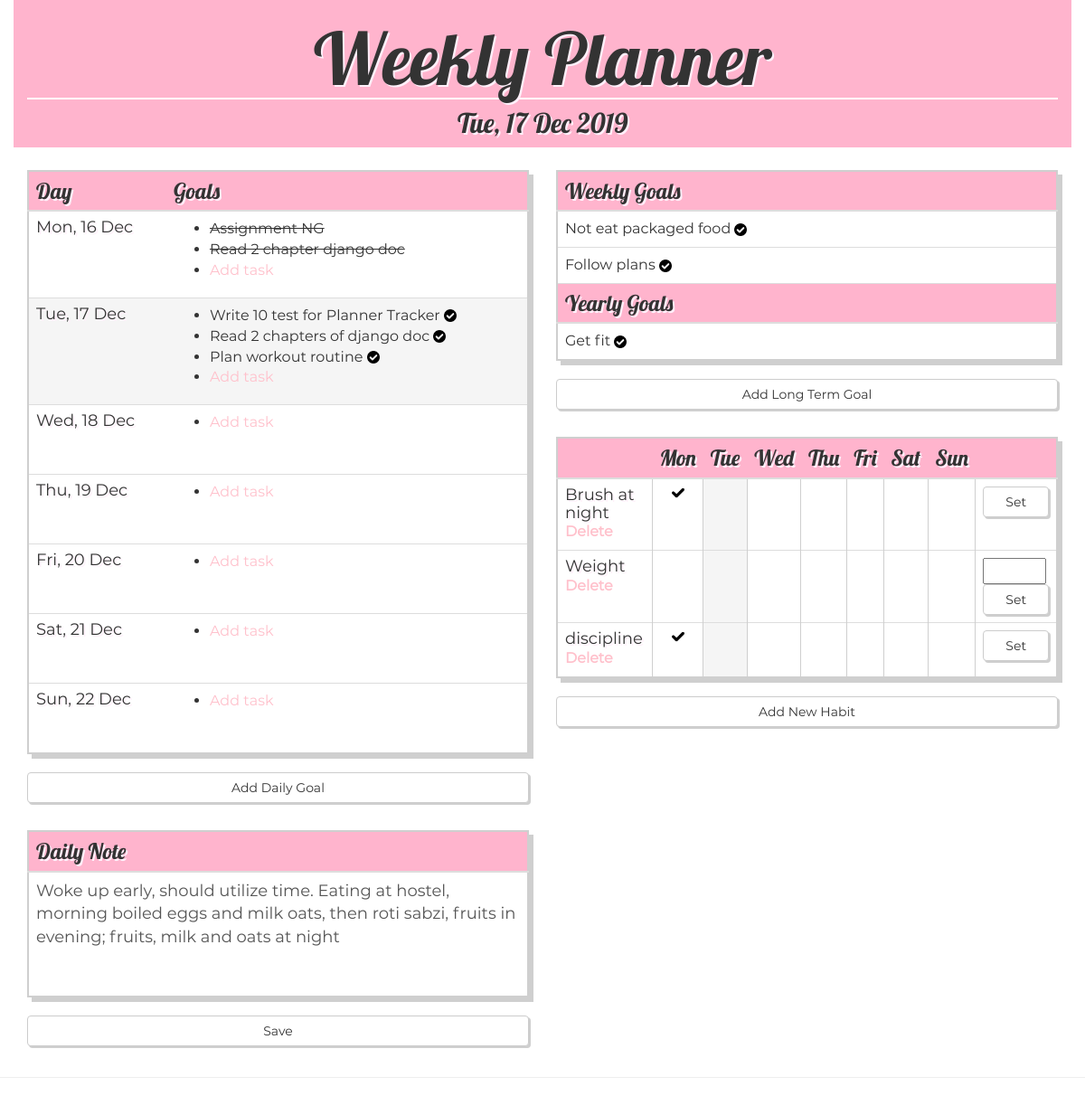
Before: / with the older database file.
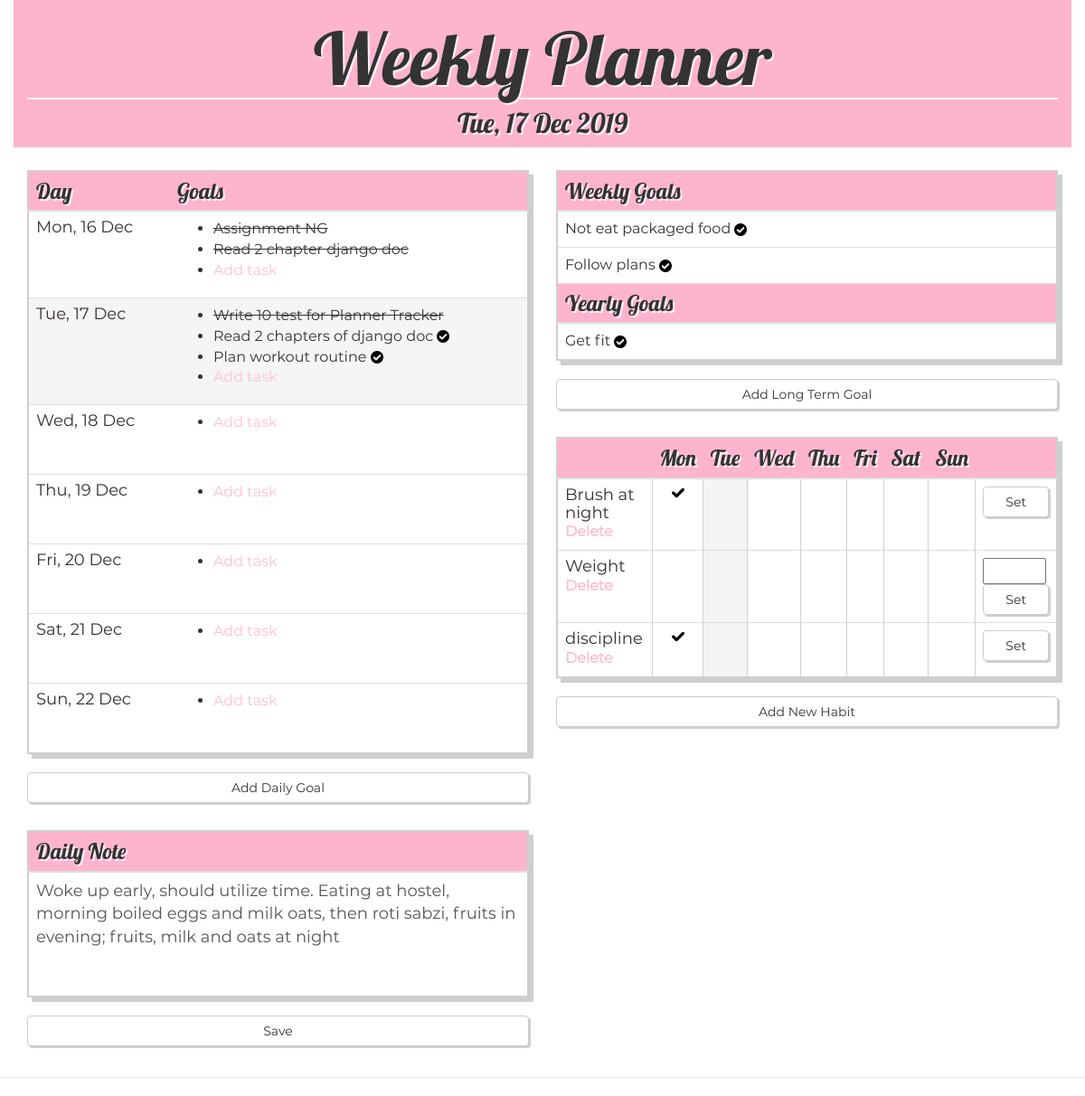
After: the same page with the newer database file.
### goals/models.py (models this page shows, shortened)
class DailyGoals(models.Model):
    entryDate = models.DateField(default=timezone.now())
    title = models.CharField(max_length=150)
    isComplete = models.BooleanField(default=False, null=False)

class DailyNote(models.Model):
    entryDate = models.DateField(default=timezone.now(), unique=True)
    content = models.TextField()

class MainGoals(models.Model):
    creationDate = models.DateField(default=timezone.now())
    isLongTerm = models.BooleanField(default=False)
    title = models.CharField(max_length=150)
    isComplete = models.BooleanField(default=False, null=False)
    completeDate = models.DateField(blank=True, null=True)

### habits/models.py (models this page shows, shortened)
class Habit(models.Model):
    title = models.CharField(max_length=150)
    habitIsDecimal = models.BooleanField(null=False)
    creationDate = models.DateField(default=now)
    endDate = models.DateField(blank=True, null=True)

class HabitEntryBool(models.Model):
    habit = models.ForeignKey(
        Habit,
        on_delete = models.CASCADE
    )
    entryDate = models.DateField(blank=False, null=False, default=now)

### displayer/views.py (the view)
# urls.py: path('', homeView, name='home'),
def homeView(request):
    entryData, last7Days, last7Dates = getHabitData()
    todaysNote = getDailyNote()
    listMainGoalst1, listMainGoalst2 = getMainGoals()
    dailyGoalData = []
    weekStart = 0
    while (datetime.now()+timedelta(days=weekStart)).isoweekday()!=1:
        weekStart -=1
    for day in [datetime.now()+timedelta(days=x) for x in range(weekStart,weekStart+7)]:
        goals = DailyGoals.objects.filter(entryDate=day)
        dailyGoalData.append((format(day, "D, d M"), goals))
    today = datetime.now()
    today = format(today, "D, d M Y")
    todaysDay = datetime.now().isoweekday()
    context = {
        'today': today,
        'todaysDay': todaysDay,
        'entryData': entryData,
        'last7Dates': last7Dates,
        'last7Days': last7Days,
        'todaysNote': todaysNote,
        'listMainGoalst1': listMainGoalst1,
        'listMainGoalst2': listMainGoalst2,
        'dailyGoalData': dailyGoalData,
    }
    return render(request, 'home.html', context)

### displayer/goalHelper.py (called while the page is built)
def getDailyNote():
    try:
        todaysNote = DailyNote.objects.get(entryDate=datetime.now())
    except Exception as e:
        todaysNote = DailyNote(content="")
    return todaysNote

def getMainGoals():
    listMainGoalst1 = MainGoals.objects.filter(isComplete = False, isLongTerm=True)
    listMainGoalst1 |= MainGoals.objects.filter(isComplete = True, isLongTerm=True, completeDate=datetime.now())
    listMainGoalst2 = MainGoals.objects.filter(isComplete = False, isLongTerm=False)
    listMainGoalst2 |= MainGoals.objects.filter(isComplete = True, isLongTerm=False, completeDate=datetime.now())
    return listMainGoalst1, listMainGoalst2

### displayer/templates/home.html (shortened to what this page needs)
{% load static %}
<html>
    <head>
        <link rel="stylesheet" href="https://maxcdn.bootstrapcdn.com/bootstrap/3.4.1/css/bootstrap.min.css">
        <link rel="stylesheet" type="text/css"  href="{% static 'displayer/base.css' %}">
    </head>
    <body>
        <div class="container" style="background-color: rgb(255, 180, 205); margin-bottom: 5px;">
            <div class="row">
                <div class="col-sm-12">
                        <h1 class="text-center" style="border-bottom: 2px solid white;">Weekly Planner</h1>
                        <h4 class="text-center">{{ today }} </h4>
                </div>
            </div>
        </div>
        <div class="container">
            <div class="row">
                    <div class="col-sm-12 col-md-6">
                        <div class="row">
                            <div class="col-sm-12 col-md-12">
                                    {% include 'macro/dailygoals.html' %}
                            </div>
                            <div class="col-sm-12 col-md-12">
                                    {% include 'macro/dailynote.html' %}
                            </div>
                        </div>
                    </div>
                    <div class="col-sm-12 col-md-6">
                        <div class="row">
                            <div class="col-sm-12 col-md-12">
                                    {% include 'macro/maingoals.html' %}
                            </div>
                            <div class="col-sm-12 col-md-12">
                                    {% include 'macro/habit.html' %}
                            </div>
                        </div>
                    </div>
            </div>
        </div>
        <hr>
    </body>
</html>

### displayer/templates/macro/dailygoals.html
{% load static %}
<table class="table table-hover" style="margin-top:20px;">
    <thead class="thead-dark">
      <tr>
        <th>
            <h3>
                Day
            </h3>
        </th>
        <th>
            <h3>
                Goals
            </h3>
        </th>
      </tr>
    </thead>
    <tbody>
        {% for day, goals in dailyGoalData %}
            <tr class="{% if forloop.counter is todaysDay %} active {% endif %}">
                <th scope="row"><h3 class="table-row-index">{{day}}</h3></th>
                <td>
                    <ul>
                        {% for goal in goals %}
                            {% if goal.isComplete %}
                                <li><del>{{ goal.title }}</del></li>
                            {% else %}
                                <li>{{ goal.title }} <a href="{% url 'goals:markDailyGoalDone' goal.id %}" class="confirm tick"><img style="height: 15px; padding-bottom: 1px;" src="{% static 'displayer/tick.png' %}"></a></li>
                            {% endif %}
                        {% endfor %}
                        <li><a href="{% url 'goals:addDailyGoal' day %}">Add task</a></li>
                    </ul>
                </td>
            </tr>
        {% endfor %}
    </tbody>
</table>
<a class="btn btn-default" style="margin-bottom: 20px;" href="{% url 'goals:createDailyGoal' %}" class="">Add Daily Goal</a>

### displayer/templates/macro/dailynote.html (shortened to what this page needs)
{% load static %}
<form action="{% url 'goals:createOrUpdateDailyNote' todaysNote.entryDate %}" method="post">
<table class="table" style="margin-top: 10px;">
    <thead class="thead-dark">
      <tr>
        <th><h3>Daily Note</h3></th>
      </tr>
    </thead>
    <tbody>
        <tr>
            <td class="table-entry-border-right {% if forloop.counter is todaysDay %}active{% endif %}">
                <p class="table-row-entry">
                        <textarea class="form-control" name="content" id="" value="">{{ todaysNote.content }}</textarea>
                </p>
            </td>
        </tr>
    </tbody>
</table>
<input class="btn btn-default" type="submit" value="Save">

### displayer/templates/macro/maingoals.html (shortened to what this page needs)
{% load static %}
<table class="table table-hover" style="margin-top:20px;">
    <thead class="thead-dark">
      <tr>
        <th>
            <h3>
                Weekly Goals
            </h3>
        </th>
      </tr>
    </thead>
    <tbody>
        {% for goal in listMainGoalst2 %}
            {% if not goal.isComplete %}
                <tr>
                    <td>
                        <p class="table-row-entry">
                            {{ goal.title }}
                            <a href="{% url 'goals:markMainGoalDone' goal.id %}" class="confirm tick"><img alt="Mark complete" style="height: 15px; padding-bottom: 1px;" src="{% static 'displayer/tick.png' %}"></a>
                        </p>
                    </td>
                </tr>
            {% endif %}
        {% endfor %}
    </tbody>
    <thead class="thead-dark">
        <tr>
            <th>
                <h3>
                    Yearly Goals
                </h3>
            </th>
        </tr>
    </thead>
    <tbody>
            {% for goal in listMainGoalst1 %}
                {% if not goal.isComplete %}
                    <tr>
                        <td>
                            <p class="table-row-entry">
                                {{ goal.title }}
                                <a href="{% url 'goals:markMainGoalDone' goal.id %}" class="confirm tick"><img alt="Mark complete" style="height: 15px; padding-bottom: 1px;" src="{% static 'displayer/tick.png' %}"></a>
                            </p>
                        </td>
                    </tr>
                {% endif %}
            {% endfor %}
        </tbody>
</table>
<a class="btn btn-default" style="margin-bottom: 20px;" href="{% url 'goals:createMainGoal' %}" class="">Add Long Term Goal</a>

### displayer/templates/macro/habit.html (shortened to what this page needs)
{% load static %}
<table class="table table-hover" style="margin-top: 10px;">
    <thead class="thead-dark">
      <tr>
        <th></th>
        {% for day in last7Days %}
            <th><h3>{{ day }}</h3></th>
        {% endfor %}
        <th></th>
      </tr>
    </thead>
    <tbody>
        {% for habit, entries, todaySet in entryData %}
        <tr>
            <th scope="row" class="table-entry-border-right">
                <h3 class="table-row-index">{{ habit.title }}</h3>
                <a class="confirm" href="{% url 'habit:deleteHabit' habit.id %}">Delete</a>
            </th>
            {% for entry in entries %}
            <td class="table-entry-border-right {% if forloop.counter is todaysDay %}active{% endif %}">
                <p class="table-row-entry text-center">
                    {% if entry is not None %}
                        {% if habit.habitIsDecimal %}
                            {{entry.value}}
                        {% else %}
                            <img alt="Mark complete" style="height: 15px; padding-bottom: 1px;" src="{% static 'displayer/check.png' %}">
                        {% endif %}
                    {% endif %}
                </p>
            </td>
            {% endfor %}
            <td>
                {% if todaySet is not True %}
                    {% if habit.habitIsDecimal %}
                        <form action="{% url 'habit:createHabitEntryDeciaml' habit.id %}" method="post">
                            <input type="number" step='0.1' name="entryVal" id="" style="width: 70px;"/>
                            <input class="btn btn-default" class="confirm" type="submit" value="Set">
                        </form>
                    {% else %}
                        <a class="btn btn-default confirm" href="{% url 'habit:createHabitEntryBool' habit.id %}">Set</a>
                    {% endif %}
                {% else %}
                    <p class="table-row-entry">
                        Done
                    </p>
                {% endif %}
            </td>
        </tr>
        {% endfor %}
    </tbody>
</table>
<a class="btn btn-default" style="margin-bottom: 20px;" href="{% url 'habit:create' %}" class="">Add New Habit</a>

### displayer/static/displayer/base.css (style rules this page uses)
a { color: pink; font-family: Montserrat; }
h1 { font-family: Lobster; text-shadow: 2px 2px rgb(255, 240, 250); font-size: 80px; }
h4 { font-family: Lobster; text-shadow: 2px 2px rgb(255, 240, 250); font-size: 30px; }
h3 { font-family: Lobster; text-shadow: 2px 2px rgb(255, 240, 250); font-size: 24px; margin: 0; }
thead { background-color: rgb(255, 180, 205); }
table { box-shadow: 5px 5px rgb(207, 207, 207); border: 2px solid rgb(207, 207, 207); }
thead { border: 1px solid white; }
ul { min-height: 50px; }
.btn-default { box-shadow: 2px 2px rgb(207, 207, 207); width: 100%; font-family: Montserrat; }
.table-row-index { font-family: Montserrat; font-size: 18px; }
li { font-family: Montserrat; }
p.table-row-entry { font-family: Montserrat; padding: 0; margin: 0; }
.table-entry-border-right { border-right: 1px solid rgb(207, 207, 207); }
textarea.form-control { font-family: Montserrat; font-size: 18px; min-height: 120px; border: 0; margin: 0; resize: none; box-shadow: 0px 0px rgb(255, 240, 250); padding: 0; }

Changed rows visible on the page:
changed DailyGoals "Write 10 test for Planner Tracker": isComplete False → True (drawn); isComplete: picture removed
Other visible differences:
list line gone: "Write 10 test for Planner Tracker"
new list line: "Write 10 test for Planner Tracker"
